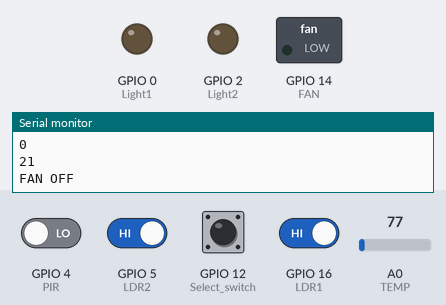
Bench run of a sketch on a simulated ESP8266 (NodeMCU). Parts: switched loads named in the sketch (green lamp = pin HIGH), output pins drawn as LEDs (lit = HIGH), the last lines printed to the serial monitor. Inputs (shaded band) come from the test bench; at power-on: GPIO 5 (LDR2), GPIO 12 (Select_switch), GPIO 16 (LDR1) HIGH, GPIO 4 (PIR) LOW, A0 (TEMP) = 77.

Above: at 5.2 s.
5.3 s: GPIO 4 (PIR) driven HIGH and GPIO 5 (LDR2) driven LOW
At 8.0 s:
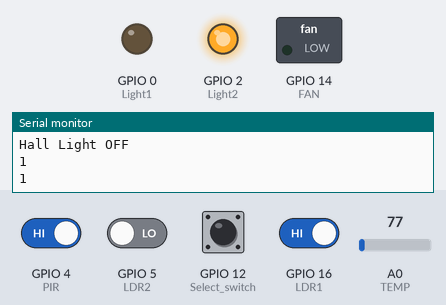
9.0 s: A0 (TEMP) set to 102
12.2 s: A0 (TEMP) set to 116
At 15.2 s:
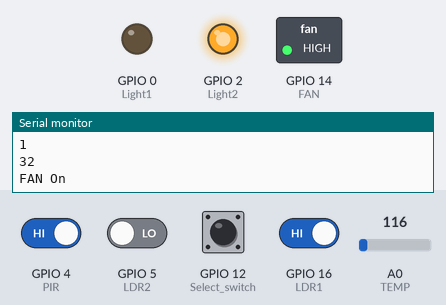
15.5 s: GPIO 16 (LDR1) driven LOW
At 16.9 s:
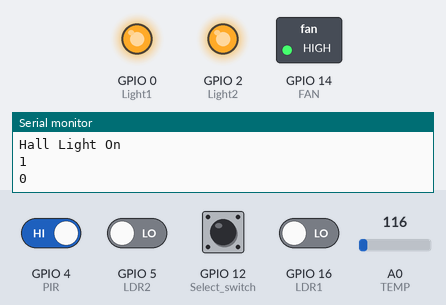
17.5 s: GPIO 4 (PIR) driven LOW
At 19.9 s:
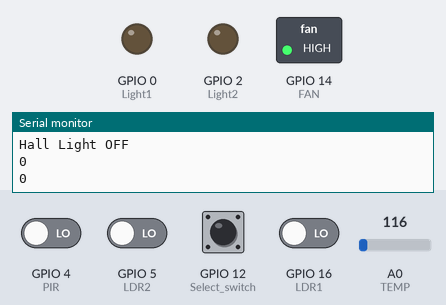
21.5 s: GPIO 4 (PIR) driven HIGH
At 22.4 s:
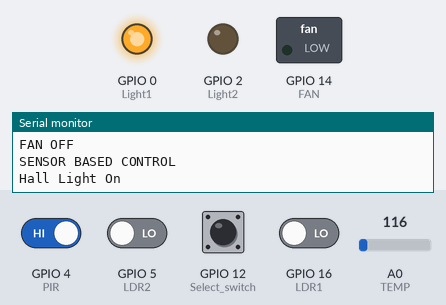
Timing chart, 0 to 24.5 s (numbered marks = the images above; inputs shaded):
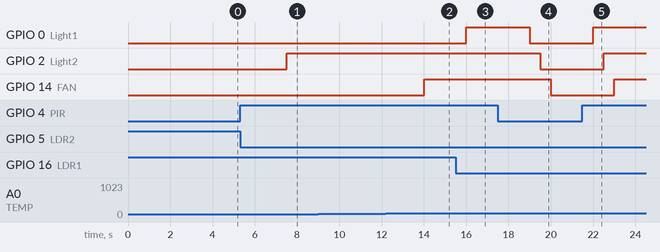

Measured:
- the behaviour switches between 107 and 108 on A0 (TEMP) (found by bisection; images 1 and 2)
- after the input at 5.3 s, GPIO 2 (Light2): LOW → HIGH after 2.2 s
- after the input at 12.2 s, GPIO 14 (FAN): LOW → HIGH after 1.8 s
- after the input at 15.5 s, GPIO 0 (Light1): LOW → HIGH after 0.50 s
- after the input at 17.5 s, GPIO 0 (Light1): HIGH → LOW after 1.5 s; GPIO 2 (Light2): HIGH → LOW after 2.0 s; GPIO 14 (FAN): HIGH → LOW after 2.5 s
- after the input at 21.5 s, GPIO 0 (Light1): LOW → HIGH after 0.50 s; GPIO 2 (Light2): LOW → HIGH after 1.0 s; GPIO 14 (FAN): LOW → HIGH after 1.5 s

The sketch:

test_ha_v2.ino
```cpp
// sensor pin mapping
#define PIR   4 // digital read
#define LDR1 16
#define LDR2 5
#define TEMP A0
#define Select_switch 12


// load pin mapping
// ESP8266
#include <Arduino.h>

#include <ESP8266WiFi.h>
#include <ESP8266WiFiMulti.h>

#include <ESP8266HTTPClient.h>

#define USE_SERIAL Serial

ESP8266WiFiMulti WiFiMulti;
//


#define Light1  0
#define Light2  2
#define FAN     14


// condition mapping
#define ON  HIGH
#define OFF  LOW

// initial values
int PIRval = 0;
int GAS_read = 0;
int LDRVal1;
int LDRVal2;
int buttonState = 0;

void setup() {
  USE_SERIAL.begin(115200);
  USE_SERIAL.println();
  USE_SERIAL.println();
  USE_SERIAL.println();
  for (uint8_t t = 4; t > 0; t--) {
    USE_SERIAL.printf("[SETUP] WAIT %d...\n", t);
    USE_SERIAL.flush();
    delay(1000);
  }
  WiFiMulti.addAP("suma", "sumapranuda");

  pinMode(Light1, OUTPUT);//HALL
  pinMode(Light2, OUTPUT);//ROOM
  pinMode(FAN, OUTPUT); //FAN
  pinMode(Select_switch, INPUT_PULLUP);
  pinMode(PIR, INPUT); // OCCUPANCY
}
void loop()
{
  buttonState = digitalRead(Select_switch);
  if (buttonState == HIGH)
  {
    sensor_control();
  } else {

    app_control();
  }
  //sensor_control();// devices controlled based on sensor
  //app_control();// please write the code for app controlled using esp8266
}
void app_control() {
  if ((WiFiMulti.run() == WL_CONNECTED)) {

    HTTPClient http;

    USE_SERIAL.print("[HTTP] begin...\n");
    // configure traged server and url
    //http.begin("https://192.168.1.12/test.html", "7a 9c f4 db 40 d3 62 5a 6e 21 bc 5c cc 66 c8 3e a1 45 59 38"); //HTTPS
    http.begin("http://api.thingspeak.com/channels/247080/feeds.json?results=1&api_key=P4I466FTQYJHIW0Z"); //HTTP

    USE_SERIAL.print("[HTTP] GET...\n");
    // start connection and send HTTP header
    int httpCode = http.GET();

    // httpCode will be negative on error
    if (httpCode > 0) {
      // HTTP header has been send and Server response header has been handled
      USE_SERIAL.printf("[HTTP] GET... code: %d\n", httpCode);

      // file found at server
      if (httpCode == HTTP_CODE_OK) {
        String payload = http.getString();
        //USE_SERIAL.println(payload);
        int index = payload.indexOf("field1", 160);
        // USE_SERIAL.println(index);
        String newpayload = payload.substring(index + 9);
        String finalnumber = newpayload.substring(0, newpayload.indexOf("\""));
        // USE_SERIAL.println(newpayload);
        int finalIntNumber = finalnumber.toInt();
        // USE_SERIAL.println(finalIntNumber);
        if (finalIntNumber == 1)
        {
          digitalWrite(Light1, ON);
        }
        else if (finalIntNumber == 2)
        {
          digitalWrite(Light1, OFF);
        }


        int index2 = payload.indexOf("field2", 160);
        //USE_SERIAL.println(index2);
        String newpayload2 = payload.substring(index2 + 9);
        String finalnumber2 = newpayload2.substring(0, newpayload2.indexOf("\""));
        //USE_SERIAL.println(newpayload2);
        int finalIntNumber2 = finalnumber2.toInt();

        if (finalIntNumber2 == 1)
        {
          digitalWrite(Light2, ON);
        }
        else if (finalIntNumber2 == 2)
        {
          digitalWrite(Light2, OFF);
        }

        USE_SERIAL.println(payload);
        int index3 = payload.indexOf("field3", 200);
        USE_SERIAL.println(index3);
        String newpayload3 = payload.substring(index3 + 9);
        String finalnumber3 = newpayload3.substring(0, newpayload3.indexOf("\""));
        USE_SERIAL.println(newpayload3);
        int finalIntNumber3 = finalnumber3.toInt();
        USE_SERIAL.println(finalIntNumber3);
        if (finalIntNumber3 == 1)
        {
          Serial.println("Iam here..........");
          digitalWrite(FAN, HIGH);
        }
        else if (finalIntNumber3 == 2)
        {
          digitalWrite(FAN, LOW);
        }

      }
    } else {
      USE_SERIAL.printf("[HTTP] GET... failed, error: %s\n", http.errorToString(httpCode).c_str());
    }

    http.end();
  }

  delay(10000);
}
void sensor_control() {
  Serial.println("SENSOR BASED CONTROL");
  Hall_light();
  Room_light();
  Fan();
}

// FOR PIR_SENSOR CODE READ LDR VALUE AND PUT CONDITION
void Hall_light()
{
  int PIRval = digitalRead(PIR);
  int LDRVal1 = digitalRead(LDR1);
  if (PIRval ==  HIGH && LDRVal1 == 0 )
  {
    digitalWrite(Light1, ON);
    Serial.println("Hall Light On");
    delay(500);
    Serial.println(PIRval);
    Serial.println(LDRVal1);

  }
  else
  {
    digitalWrite(Light1, OFF);
    Serial.println("Hall Light OFF");
    delay(500);
    Serial.println(PIRval);
    Serial.println(LDRVal1);
  }
  return;
}
void Room_light()
{
  int PIRval = digitalRead(PIR);
  int LDRVal2 = digitalRead(LDR2);
  if (PIRval ==  HIGH && LDRVal2 == 0 )
  {
    digitalWrite(Light2, ON);
    // Serial.println(PIRval);
    delay(500);
    Serial.println("Room Light On");
    Serial.println(PIRval);
    Serial.println(LDRVal2);
  }
  else
  {
    digitalWrite(Light2, OFF);
    delay(500);
    Serial.println("Room Light OFF");
    Serial.println(PIRval);
    Serial.println(LDRVal2);
  }
  return;
}
void Fan()
{
  int PIRval = digitalRead(PIR);
  int TEMPval = analogRead(TEMP);
  int temp = ((TEMPval * 285) / 1024);
  //int temp = ((4.68 * TEMPval * 100.0) / 1024);
  if (PIRval ==  HIGH && temp >= 30 )
  {
    digitalWrite(FAN, ON);
    Serial.println(PIRval);
    Serial.println(temp);
    Serial.println("FAN On");
    delay(2000);
  }
  else
  {
    digitalWrite(FAN, OFF);
    Serial.println(PIRval);
    Serial.println(temp);
    Serial.println("FAN OFF");
    delay(2000);
  }
  return;
}
```
